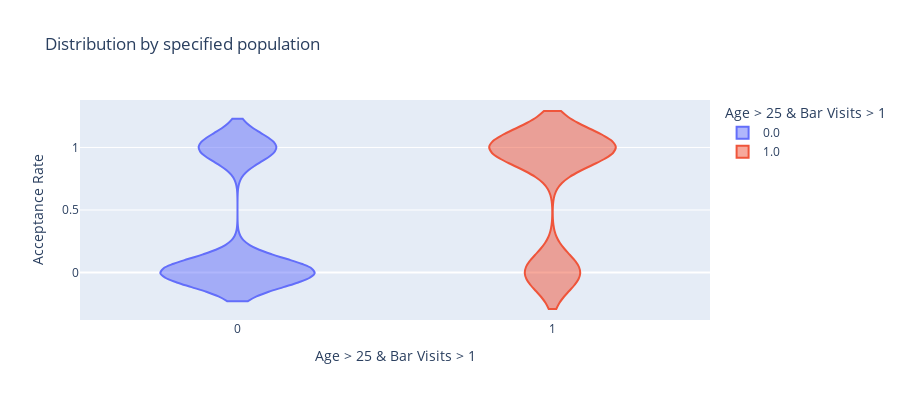

Write notebook code for a chart like this one.
### Markdown cell above
In order to construct my hypothesis, I will first examine the distributions using a violin plot.

### Code cell
px.violin(barData, x='over25Visit1Plus', y='Y', color = 'over25Visit1Plus',
         title = 'Distribution by specified population', height = 400,
         labels = dict(Y = 'Acceptance Rate',over25Visit1Plus = "Age > 25 & Bar Visits > 1"))

### Figure 1 — Plotly figure (JSON) as saved in the notebook; plotly's stock layout.template omitted (floating-point values rounded to 4 significant figures; data arrays with more than 128 entries replaced by an {"elided": "..."} marker saying what was removed)
{"data": [{"alignmentgroup": "True", "box": {"visible": false}, "hovertemplate": "Age > 25 & Bar Visits > 1=%{x}<br>Acceptance Rate=%{y}<extra></extra>", "legendgroup": "0.0", "marker": {"color": "#636efa"}, "name": "0.0", "offsetgroup": "0.0", "orientation": "v", "scalegroup": "True", "showlegend": true, "type": "violin", "x": {"elided": "1597 int values"}, "x0": " ", "xaxis": "x", "y": {"elided": "1597 int values"}, "y0": " ", "yaxis": "y"}, {"alignmentgroup": "True", "box": {"visible": false}, "hovertemplate": "Age > 25 & Bar Visits > 1=%{x}<br>Acceptance Rate=%{y}<extra></extra>", "legendgroup": "1.0", "marker": {"color": "#EF553B"}, "name": "1.0", "offsetgroup": "1.0", "orientation": "v", "scalegroup": "True", "showlegend": true, "type": "violin", "x": {"elided": "420 int values"}, "x0": " ", "xaxis": "x", "y": {"elided": "420 int values"}, "y0": " ", "yaxis": "y"}], "layout": {"height": 400, "legend": {"title": {"text": "Age > 25 & Bar Visits > 1"}, "tracegroupgap": 0}, "title": {"text": "Distribution by specified population"}, "violinmode": "overlay", "xaxis": {"anchor": "y", "categoryarray": [0, 1], "categoryorder": "array", "domain": [0, 1], "title": {"text": "Age > 25 & Bar Visits > 1"}}, "yaxis": {"anchor": "x", "domain": [0, 1], "title": {"text": "Acceptance Rate"}}}}
